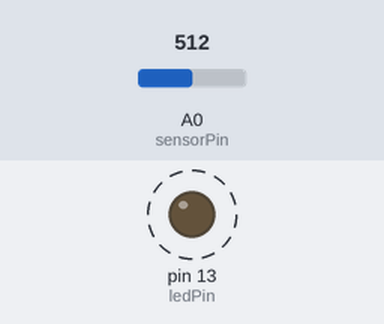
The sketch below on a simulated Arduino Uno, built with avr-gcc and run on an emulated ATmega328P. Shown: output pins drawn as LEDs (lit = HIGH). Dashed ring = blinking. The test bench sets the inputs (shaded band); at power-on: A0 (sensorPin) = 512.

Above: at 1.8 s.
1.9 s: A0 (sensorPin) set to 0
At 2.8 s:
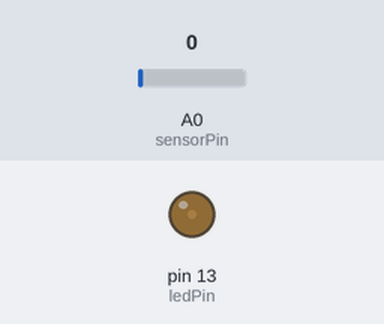
3.6 s: A0 (sensorPin) set to 122
At 3.9 s:
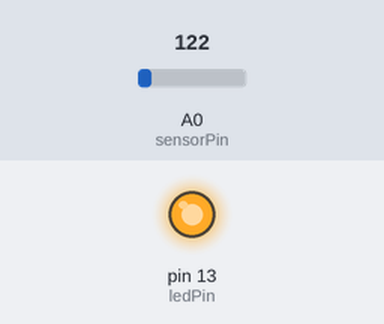
Timing chart, 0 to 13.1 s (numbered marks = the images above; inputs shaded):
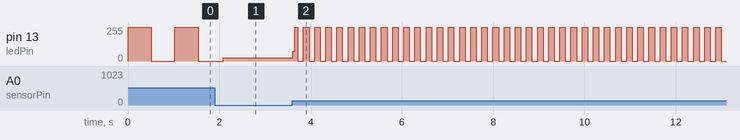

The sketch:

Pressure01.ino
```cpp
int sensorPin = 0;
int ledPin = 13;
int sensorValue = 0;
void setup() {
  pinMode(ledPin, OUTPUT);
}

void loop() {
  sensorValue = analogRead(sensorPin);
  analogWrite(ledPin, 255);
  delay(sensorValue);
  analogWrite(ledPin, 0);
  delay(sensorValue);
}
```

Measured:
- after the input at 3.6 s, pin 13 (ledPin): 24/255 → 75/255 at once, then moves between 0/255 and 255/255, repeating every 0.24 s
- by itself, pin 13 (ledPin): alternates 255/255 for 0.51 s and 0/255 for 0.51 s
